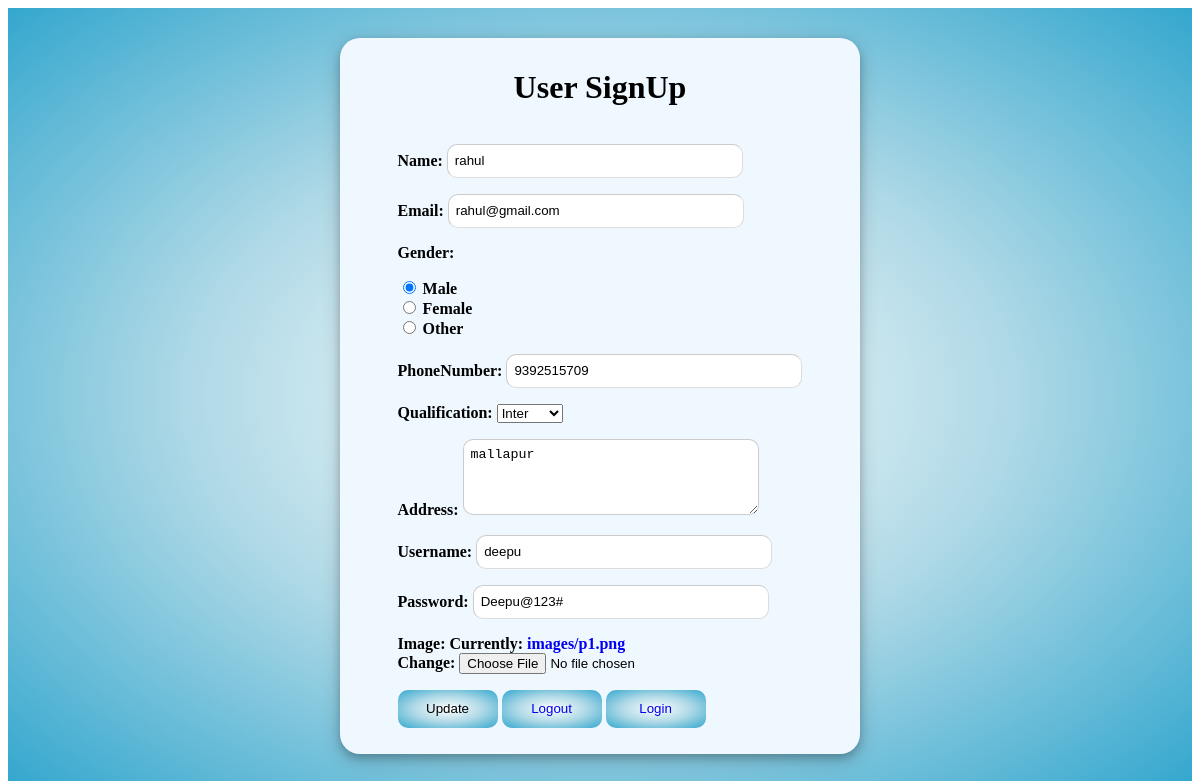
The page /app/Home/register/2/ on the database its author committed.
### student_management_app/models.py (models this page shows)
class User(models.Model):
    name=models.CharField(max_length=50)
    email=models.EmailField(unique=True)
    gender=models.CharField(max_length=6)
    phoneNumber=models.BigIntegerField(max_length=10)
    Qualification = models.CharField(max_length=20)
    Address = models.TextField(max_length=120)
    username = models.CharField(max_length=30,unique=True)
    password=models.CharField(max_length=100)
    image = models.ImageField(upload_to='images',default="C:/Users/ssadula/Pictures/StudentManagamentProject/media/images/p1.png")

### student_management_app/views.py (the view, shortened to what this page needs)
# urls.py: path('Home/register/<int:id>/',views.update),
def update(request,id):
    context = {}
    user = User.objects.get(id=id)
    context['form'] = UserForm(request.POST or None, instance=user)
    context['data'] = ''
    context['btval'] = 'Update'
    return render(request,'Register.html',context)

### student_management_app/Templates/Register.html (shortened to what this page needs)
<!DOCTYPE html>
<html lang="en">
<head>
</head>
<body>
    <div class="whole-page">
       <div class="signup-box">
            <div>
                <h1>User SignUp</h1>
            </div>
            <form  enctype="multipart/form-data" action="" method="post">
                {{form.as_p}}
                <button type="submit" value="Register" class="register-button">{% if btval %} Update {%else%} Register {% endif %}</button>
                <button type="submit" class="register-button"><a href="http://127.0.0.1:8000/app/Home/">{% if btval %} Logout {%else%} HomePage {% endif %}</a></button>
                <button type="submit" value="Login" class="register-button"><a href="http://127.0.0.1:8000/app/home/details/{{user.id}}/">Login</a></button>
            </form>
       </div>
    </div>
</body>
</html>

### student_management_app/Templates/Register.html (style rules this page uses)
.whole-page { margin: 0px; background-image: radial-gradient(white,lightblue,rgb(52, 167, 206)); display: flex; flex-direction: row; justify-content: center; align-items: center; padding-top: 30px; padding-bottom: 30px; font-family: Georgia, 'Times New Roman', Times, serif; box-sizing: border-box; }
.signup-box { width: 500px; background-color: aliceblue; display: flex; flex-direction: column; justify-content: center; align-items: center; border-radius: 20px; box-shadow: 0 4px 8px 0 rgba(0, 0, 0, 0.2), 0 6px 20px 0 rgba(0, 0, 0, 0.19); padding: 10px; font-weight: 600; }
.register-button { background-image: radial-gradient(white,lightblue,rgb(52, 167, 206)); width: 100px; height: 38px; text-align: center; border-width: 0px; font-weight: 500; border-radius: 10px; }
a { text-decoration: none; }

### rows shown on the page
User: name "rahul", email "rahul@gmail.com", gender "☑ Male ☐ Female ☐ Other", phoneNumber "9392515709", Qualification "Inter", Address "mallapur", username "deepu", password "Deepu@123#"
